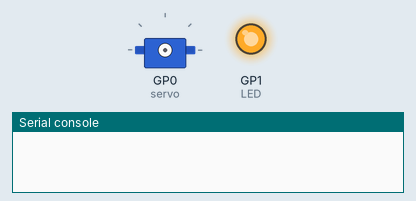
Bench run of a program on a simulated Raspberry Pi Pico running MicroPython. On the bench: servo, output pins drawn as LEDs (lit = HIGH), the last lines printed to the serial console. Servo angles are drawn from the pulse width (0.5 ms = 0°, 2.5 ms = 180°).

Above: at 0.1 s.
At 9.1 s:
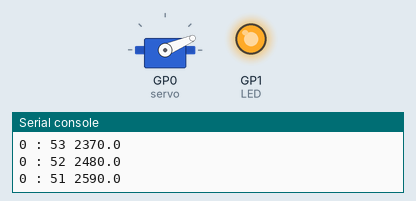
At 19.1 s:
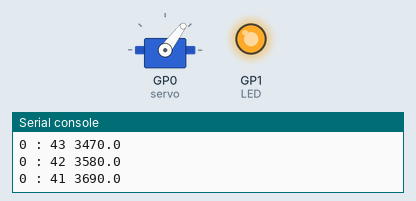
At 39.1 s:
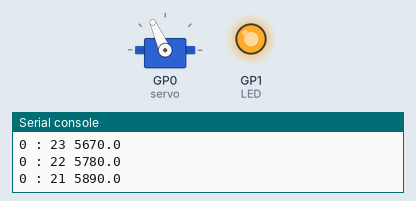
Timing chart, 0 to 40.0 s (numbered marks = the images above):
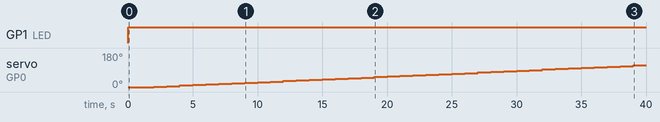

Measured:
- by itself, GP1 (LED): LOW → HIGH at 0.00 s
- by itself, servo on GP0 (servo): moves from 0° to 114° over 37.0 s

The program:

21_final_LED.py
```python
# singleLED 學生版的終結版
from machine import Pin ,PWM ,Timer
from utime import sleep
servo = PWM(Pin(0))
buzzer = PWM(Pin(14))
LED = Pin(1,Pin.OUT)
servo.freq(50)
LED.value(1)

minset = 1#改這裡就好，1 = 一分鐘倒數，60 = 倒數一小時，若要八小時呢？
duty = 1600
motorend = 8200
tic = (motorend - duty) /minset /60 #每秒動多少

def beep():
    for j in range(2):
        for i in range(4):
            buzzer.freq(4000)
            buzzer.duty_u16(20000)
            sleep(0.15)
            buzzer.duty_u16(0)
            sleep(0.01)
        sleep(0.8)

def motor(tim):
    global duty
    servo.duty_u16(int(duty))
    duty = duty + tic
    if duty >= motorend:

        servo.duty_u16(1600)
        duty = 1600
        #beep()

    restime = (motorend-duty)/tic
    restmin = int(restime // 60)
    restsec = int(restime % 60)
    print(restmin,':',restsec,duty)

tim = Timer(-1)
tim.init(period=1000, mode=Timer.PERIODIC, callback=motor)
```
